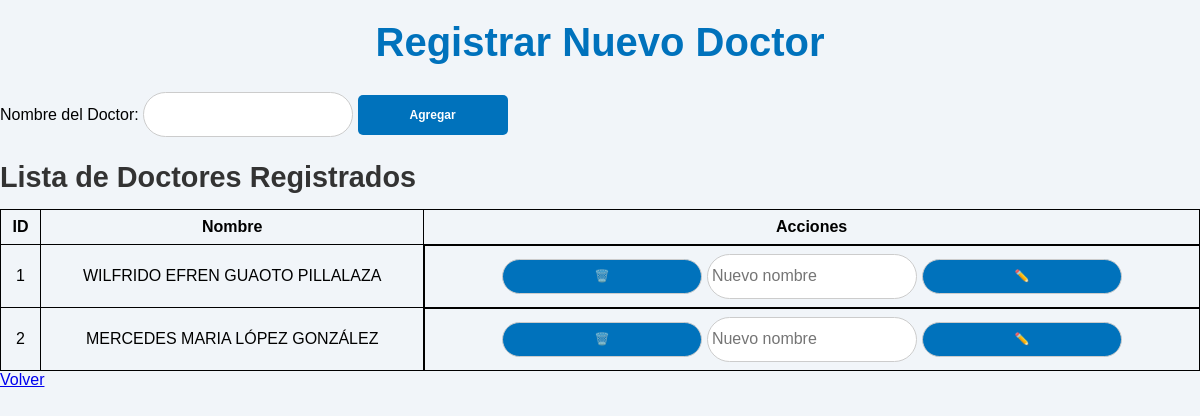
The page /nuevo_doctor on the database its author committed.
### app.py (models this page shows)
class Doctor(db.Model):
    id = db.Column(db.Integer, primary_key=True)
    name = db.Column(db.String(100), nullable=False, unique=True)

### app.py (the view, shortened to what this page needs)
@app.route('/nuevo_doctor', methods=['GET', 'POST'])
def nuevo_doctor():
    doctores = Doctor.query.all()
    return render_template('nuevo_doctor.html', doctores=doctores)

### templates/nuevo_doctor.html (shortened to what this page needs)
<!DOCTYPE html>
<html lang="es">
<head>
    <link rel="stylesheet" href="{{ url_for('static', filename='styles.css') }}">
</head>
<body>
    <h1>Registrar Nuevo Doctor</h1>
    <form action="{{ url_for('nuevo_doctor') }}" method="POST">
        <label for="nombre">Nombre del Doctor:</label>
        <input type="text" id="nombre" name="nombre" required>
        <button class="agregar">Agregar</button>
    </form>
    <h2>Lista de Doctores Registrados</h2>
    <table>
        <thead>
            <tr>
                <th>ID</th>
                <th>Nombre</th>
                <th>Acciones</th>
            </tr>
        </thead>
        <tbody>
            {% for doctor in doctores %}
            <tr>
                <td>{{ doctor.id }}</td>
                <td>{{ doctor.name }}</td>
                <td class="acciones">
                    <form action="{{ url_for('eliminar_doctor', id=doctor.id) }}" method="POST">
                        <button type="submit" onclick="return confirm('¿Estás seguro de eliminar este doctor?')">🗑️</button>
                    </form>
                    <form action="{{ url_for('editar_doctor', id=doctor.id) }}" method="POST">
                        <input type="text" name="nuevo_nombre" placeholder="Nuevo nombre" required>
                        <button type="submit">✏️</button>
                    </form>
                </td>
            </tr>
            {% else %}
            <tr>
                <td colspan="3">No hay doctores registrados.</td>
            </tr>
            {% endfor %}
        </tbody>
    </table>
    <a href="{{ url_for('index') }}">Volver</a>
</body>
</html>

### static/styles.css (style rules this page uses)
body { font-family: "Trebuchet MS", "Arial", sans-serif; font-size: 16px; background-color: #f1f5f9; margin: 0; padding: 0; }
h1 { font-size: 2.5em; color: #0072BC; text-align: center; margin-top: 20px; }
h2 { font-size: 1.8em; color: #333; margin-bottom: 15px; }
button.agregar { height: 40px; width: 150px; background-color: #0072BC; color: white; border: none; cursor: pointer; font-weight: bold; border-radius: 5px; transition: background-color 0.3s; }
input, select, button { width: 200px; height: 35px; font-size: 16px; padding: 4px; border-radius: 100px; border: 1px solid #ccc; }
button { background-color: #0072BC; color: white; font-weight: bold; cursor: pointer; transition: background-color 0.3s; }

### templates/nuevo_doctor.html (style rules this page uses)
table { width: 100%; border-collapse: collapse; }
th, td { border: 1px solid black; padding: 8px; text-align: center; }
.acciones { display: flex; gap: 5px; justify-content: center; }
.acciones form { display: flex; gap: 5px; align-items: center; }
button { padding: 5px 10px; font-size: 12px; cursor: pointer; }

### rows shown on the page
Doctor: id "1", name "WILFRIDO EFREN GUAOTO PILLALAZA"
Doctor: id "2", name "MERCEDES MARIA LÓPEZ GONZÁLEZ"
